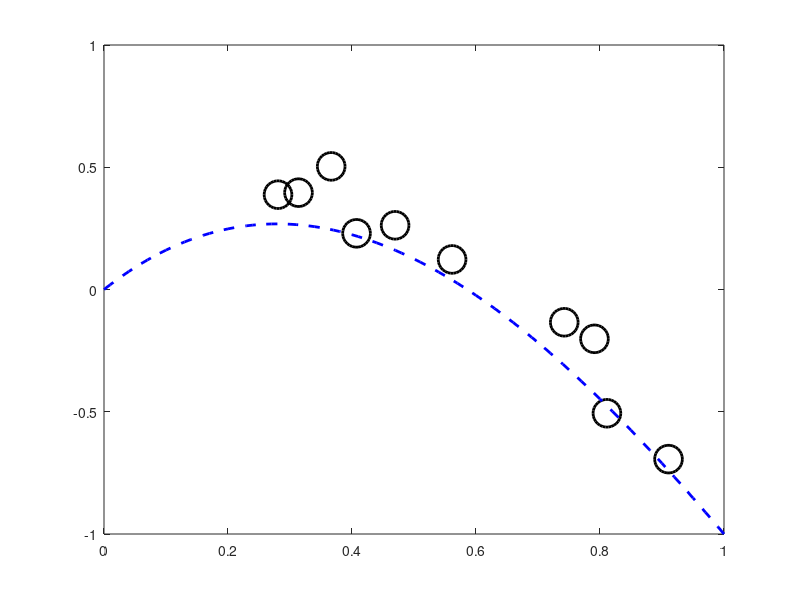

MATLAB code for this plot: (Note: this script raises an error after producing the figure.)
%% Setup the GP problem


path(path,'../');

clear all;
close all;

plotfunction = @makePDF;
% plotfunction = @fakePDF; % This one doesn't make output



x = rand(10,1);
noise_ss = 0.05;

test_x = [0:0.01:1]';
test_y = test_x.^3 - 4*test_x.^2 + 2*test_x;

y = x.^3 - 4*x.^2 + 2*x;
y = y + randn(size(x))*sqrt(noise_ss);

plot(x,y,'ko','markersize',20,'linewidth',2);
hold on
plot(test_x,test_y,'b--','linewidth',2)

setupPlot

xlabel('x');
ylabel('y');

yl = ylim;


feval(plotfunction,'gpintro_data.eps');

%% Make some polynomial fits
close all
figure;
plot(x,y,'ko','markersize',20,'linewidth',2);
hold all

X = [x.^0];
testX = [test_x.^0];
plotat = [1 2 3 5];
for order = [1:9]
    X = [X x.^order];
    w = inv(X'*X)*X'*y;
    testX = [testX test_x.^order];
    if any(plotat == order)
        plot(test_x,testX*w,'linewidth',2);
    end
end

legend('Data','1st order','2nd order','3rd order','5th order');

setupPlot
xlabel('x');
ylabel('y');
ylim(yl);
feval(plotfunction,'gpintro_poly.eps');


%% A visual example
close all
kpar = [20 1];
K = kernel(x,x,'gauss',kpar);
testK = kernel(x,test_x,'gauss',kpar);
testKK = kernel(test_x,test_x,'gauss',kpar) + 1e-6*eye(length(test_x));
% Sample functions from the prior
priorFunctions = gausssamp(repmat(0,length(test_x),1),testKK,20);
plot(test_x,priorFunctions','b','linewidth',2)
hold on
plot(x,y,'ko','markersize',20,'linewidth',2);
setupPlot
xlabel('x');
ylabel('y');
ylim(yl);
feval(plotfunction,'gpintro_prior.eps');

close all

% And the posterior
testCov = testKK - testK'*inv(K + noise_ss*eye(length(x)))*testK;
testMu = testK'*inv(K + noise_ss*eye(length(x)))*y;
posteriorFunctions = gausssamp(testMu,testCov,20);

figure;
plot(test_x,posteriorFunctions','b','linewidth',2);
hold on
plot(x,y,'ko','markersize',20,'linewidth',2);
ylim(yl);
setupPlot;
xlabel('x');
ylabel('y');
plot(test_x,testMu,'r','linewidth',2);
feval(plotfunction,'gpintro_posterior.pdf');

% Predictive patch plot
close all
figure
predVar = sqrt(diag(testCov));
patch([test_x' test_x(end:-1:1)'],[testMu'+predVar', testMu(end:-1:1)'-predVar(end:-1:1)'],[0.6 0.6 0.6]);
hold on
plot(test_x,testMu,'r','linewidth',2);
plot(x,y,'ko','markersize',20,'linewidth',2);
setupPlot;
xlabel('x');
ylabel('y');
feval(plotfunction,'gpintro_predictions.pdf');

%% Compute the posterior using Bayes Rule
% Don't actuall use this one...
postCov = inv((1/noise_ss)*eye(length(x)) + K);
postMu = (1/noise_ss)*postCov*y;
close all
postSamples = gausssamp(postMu,postCov,20);
plot(x,postSamples','bo');
hold on
plot(x,y,'ko','markersize',20,'linewidth',2);
xlabel('x');
ylabel('y');
setupPlot;
feval(plotfunction,'gpposterior_bayes.pdf');
%% Hyperparameter plot
close all;
hypvals = [1 10 100];
for i = 1:length(hypvals)
    close all;
    figure
    testKK = kernel(test_x,test_x,'gauss',hypvals(i)) + 1e-6*eye(length(test_x));
    priorFunctions = gausssamp(repmat(0,size(test_x)),testKK,20);
    plot(test_x,priorFunctions,'b','linewidth',2);
    setupPlot;
    xlabel('x');
    ylabel('y');
    filename = sprintf('gpintro_prior_hyp%g.eps',hypvals(i));
    feval(plotfunction,filename);
end

%% Noise-free example
close all
K = kernel(x,x,'gauss',10);
testKK = kernel(test_x,test_x,'gauss',10);
testK = kernel(x,test_x,'gauss',10);

figure
plot(x,y,'ko','markersize',20,'linewidth',2);
testMu = testK'*inv(K + 1e-6*eye(length(x)))*y;
testVar = diag(testKK) - diag(testK'*inv(K + noise_ss*eye(length(x)))*testK);
ylim(yl);
hold on
plot(test_x,testMu,'ro');
for i = 1:length(test_x)
    plot([test_x(i) test_x(i)],[testMu(i) - sqrt(testVar(i)),testMu(i)+sqrt(testVar(i))],'k','color',[0.3 0.3 0.3]);
end

xlabel('x');
ylabel('y');
setupPlot;
feval(plotfunction,'gpintro_noisefree.eps');

%% Noisey example
close all
K = kernel(x,x,'gauss',10);
testKK = kernel(test_x,test_x,'gauss',10);
testK = kernel(x,test_x,'gauss',10);

figure
plot(x,y,'ko','markersize',20,'linewidth',2);
testMu = testK'*inv(K + noise_ss*eye(length(x)))*y;
testVar = diag(testKK) - diag(testK'*inv(K + noise_ss*eye(length(x)))*testK);
hold on
plot(test_x,testMu,'ro');
for i = 1:length(test_x)
    plot([test_x(i) test_x(i)],[testMu(i) - sqrt(testVar(i)),testMu(i)+sqrt(testVar(i))],'k','color',[0.6 0.6 0.6]);
end
xlabel('x');
ylabel('y');
setupPlot;
feval(plotfunction,'gpintro_withnoise.eps');

%% Classification example
% Generate some data
close all;
x = [randn(20,2)+repmat([2 0],20,1);
    randn(20,2) + repmat([-2 0],20,1);
    randn(30,2) + repmat([0 2],30,1)];

t = [repmat(0,40,1);repmat(1,30,1)];
plotClassData(x,t);
setupPlot;
xlim([-5 5]);
ylim([-3 5]);
feval(plotfunction,'class_data.eps');

% Do some sampling